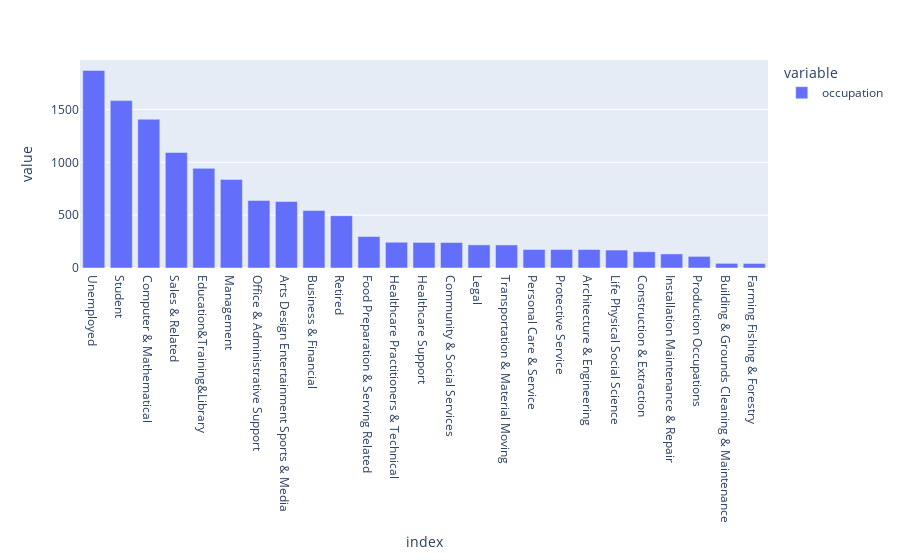

This figure's notebook cell:
### Code cell
px.bar(df['occupation'].value_counts())

### Figure 1 — Plotly figure (JSON) as saved in the notebook; plotly's stock layout.template omitted (floating-point values rounded to 4 significant figures)
{"data": [{"alignmentgroup": "True", "hovertemplate": "variable=occupation<br>index=%{x}<br>value=%{y}<extra></extra>", "legendgroup": "occupation", "marker": {"color": "#636efa", "pattern": {"shape": ""}}, "name": "occupation", "offsetgroup": "occupation", "orientation": "v", "showlegend": true, "textposition": "auto", "type": "bar", "x": ["Unemployed", "Student", "Computer & Mathematical", "Sales & Related", "Education&Training&Library", "Management", "Office & Administrative Support", "Arts Design Entertainment Sports & Media", "Business & Financial", "Retired", "Food Preparation & Serving Related", "Healthcare Practitioners & Technical", "Healthcare Support", "Community & Social Services", "Legal", "Transportation & Material Moving", "Personal Care & Service", "Protective Service", "Architecture & Engineering", "Life Physical Social Science", "Construction & Extraction", "Installation Maintenance & Repair", "Production Occupations", "Building & Grounds Cleaning & Maintenance", "Farming Fishing & Forestry"], "xaxis": "x", "y": [1870, 1584, 1408, 1093, 943, 838, 639, 629, 544, 495, 298, 244, 242, 241, 219, 218, 175, 175, 175, 170, 154, 133, 110, 44, 43], "yaxis": "y"}], "layout": {"barmode": "relative", "legend": {"title": {"text": "variable"}, "tracegroupgap": 0}, "margin": {"t": 60}, "xaxis": {"anchor": "y", "domain": [0, 1], "title": {"text": "index"}}, "yaxis": {"anchor": "x", "domain": [0, 1], "title": {"text": "value"}}}}
